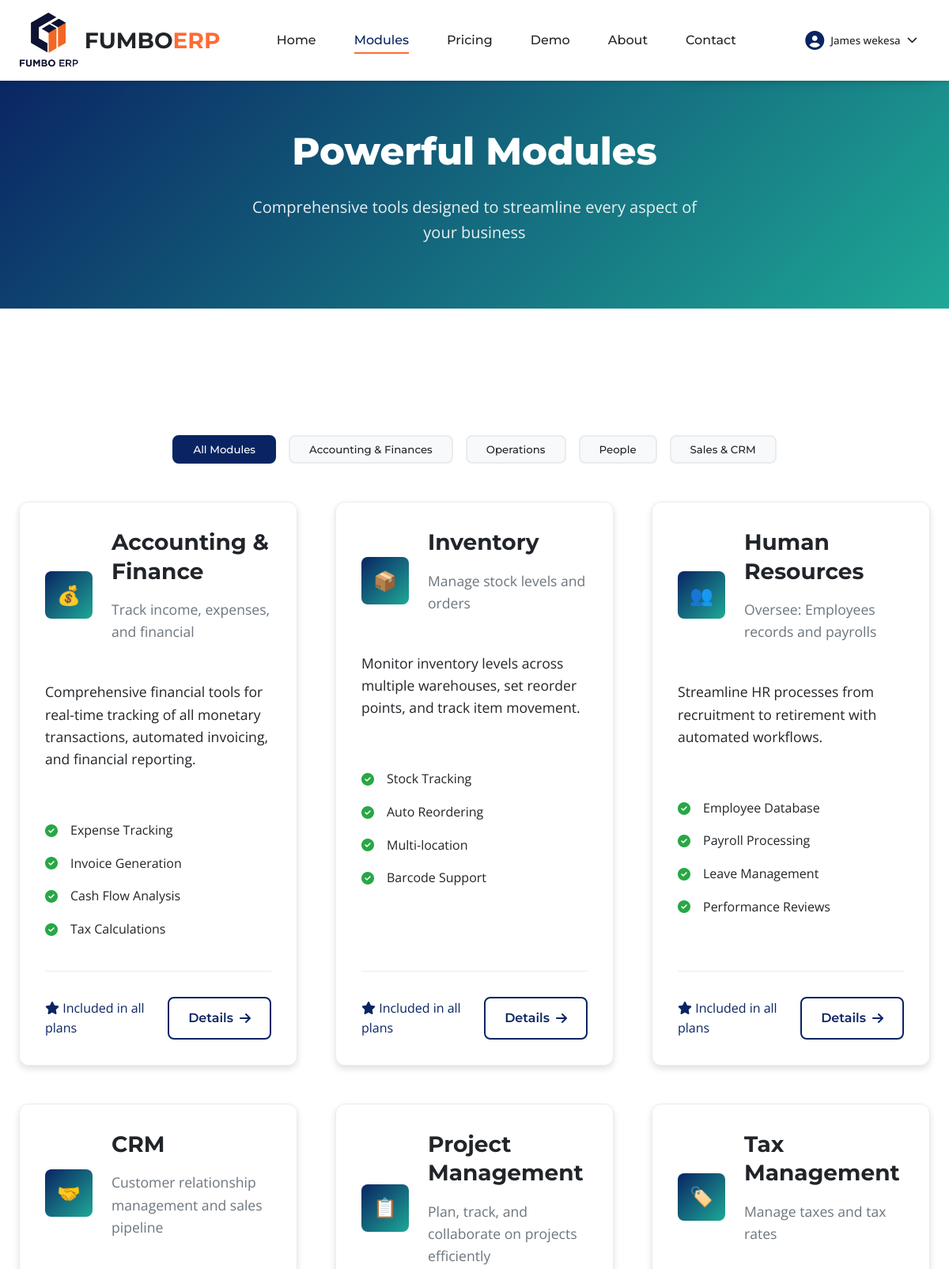
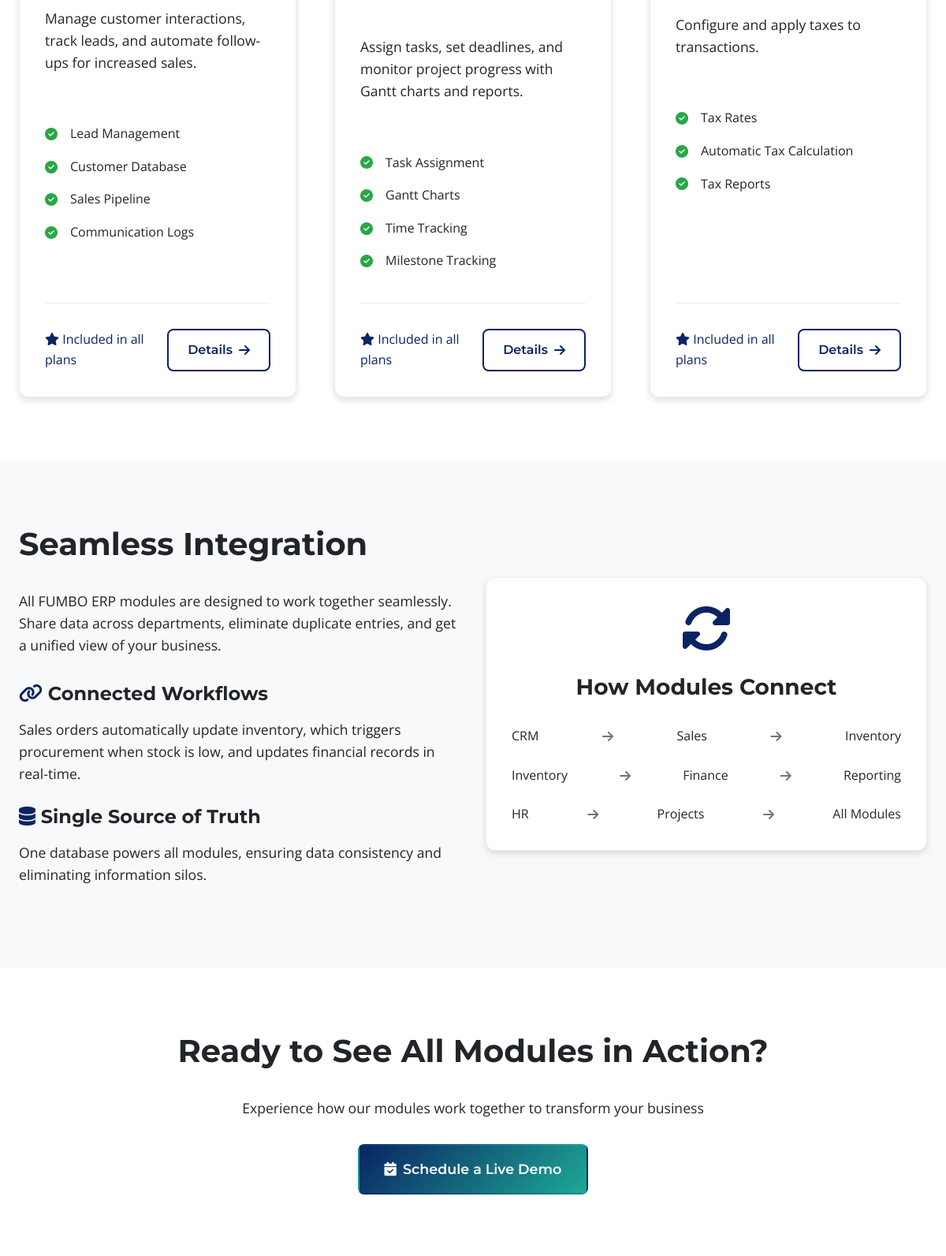
Page /modules.php (signed in, upper part) on the committed database (2 pictures, top to bottom).
### tables this page shows
CREATE TABLE `modules` (
  `id` int(11) NOT NULL,
  `name` varchar(100) NOT NULL,
  `slug` varchar(100) NOT NULL,
  `icon` varchar(50) DEFAULT NULL,
  `short_desc` varchar(200) DEFAULT NULL,
  `full_desc` text DEFAULT NULL,
  `features` longtext DEFAULT NULL CHECK (json_valid(`features`)),
  `display_order` int(11) DEFAULT 0,
  `is_active` tinyint(1) DEFAULT 1,
  `created_at` datetime DEFAULT current_timestamp()
);

### includes/functions.php (called while the page is built, shortened)
<?php
function getModules($limit = null) {
    global $db;
    $sql = "SELECT * FROM modules WHERE is_active = TRUE ORDER BY display_order ASC";
    $stmt = $db->prepare($sql);
    $stmt->execute();
    return $stmt->fetchAll();
}
?>

### modules.php (the view)
<?php require_once __DIR__ . '/layouts/header.php'; ?>
<section class="page-header">
    <div class="container">
        <h1>Powerful Modules</h1>
        <p>Comprehensive tools designed to streamline every aspect of your business</p>
    </div>
</section>
<section class="section">
    <div class="container">
        <div class="text-center mb-5">
            <div class="modules-filter">
                <button class="filter-btn active" data-filter="all">All Modules</button>
                <button class="filter-btn" data-filter="financial">Accounting & Finances</button>
                <button class="filter-btn" data-filter="operations">Operations</button>
                <button class="filter-btn" data-filter="people">People</button>
                <button class="filter-btn" data-filter="sales">Sales & CRM</button>
            </div>
        </div>
        <div class="modules-grid">
            <?php
            $modules = getModules();
            foreach ($modules as $module):
                $category = 'operations';
                $moduleName = strtolower($module['name']);
                if (strpos($moduleName, 'financial') !== false || strpos($moduleName, 'finance') !== false || strpos($moduleName, 'accounting') !== false) {
                    $category = 'financial';
                } elseif (strpos($moduleName, 'hr') !== false || strpos($moduleName, 'human') !== false) {
                    $category = 'people';
                } elseif (strpos($moduleName, 'crm') !== false || strpos($moduleName, 'customer') !== false) {
                    $category = 'sales';
                }
            ?>
            <div class="module-card card fade-in-up" data-category="<?php echo $category; ?>">
                <div class="module-header">
                    <div class="module-icon">
                        <span><?php echo htmlspecialchars($module['icon']); ?></span>
                    </div>
                    <div>
                        <h3><?php echo htmlspecialchars($module['name']); ?></h3>
                        <p class="text-muted"><?php echo htmlspecialchars($module['short_desc']); ?></p>
                    </div>
                </div>
                <p><?php echo htmlspecialchars($module['full_desc']); ?></p>
                <?php
                $features = json_decode($module['features'] ?? '[]', true);
                if ($features):
                ?>
                <ul class="module-features">
                    <?php foreach ($features as $feature): ?>
                    <li><i class="fas fa-check-circle text-success"></i> <?php echo htmlspecialchars($feature); ?></li>
                    <?php endforeach; ?>
                </ul>
                <?php endif; ?>
                <div class="module-footer">
                    <div class="d-flex justify-between align-center">
                        <span class="text-primary"><i class="fas fa-star"></i> Included in all plans</span>
                        <a href="#module-<?php echo $module['id']; ?>" class="btn btn-outline btn-sm">
                            Details <i class="fas fa-arrow-right"></i>
                        </a>
                    </div>
                </div>
            </div>
            <?php endforeach; ?>
        </div>
    </div>
</section>
<section class="section section-light">
    <div class="container">
        <div class="grid grid-2 align-center gap-5">
            <div class="fade-in-up">
                <h2>Seamless Integration</h2>
                <p>All FUMBO ERP modules are designed to work together seamlessly. Share data across departments,
                    eliminate duplicate entries, and get a unified view of your business.</p>
                <div class="mt-4">
                    <h4><i class="fas fa-link text-primary"></i> Connected Workflows</h4>
                    <p>Sales orders automatically update inventory, which triggers procurement when stock is low, and
                        updates financial records in real-time.</p>
                    <h4 class="mt-3"><i class="fas fa-database text-primary"></i> Single Source of Truth</h4>
                    <p>One database powers all modules, ensuring data consistency and eliminating information silos.</p>
                </div>
            </div>
            <div class="fade-in-up">
                <div class="card">
                    <div class="text-center">
                        <i class="fas fa-sync-alt text-primary" style="font-size: 4rem;"></i>
                        <h3 class="mt-3">How Modules Connect</h3>
                        <div class="mt-4">
                            <div class="d-flex align-center justify-between mb-3">
                                <span>CRM</span>
                                <i class="fas fa-arrow-right text-muted"></i>
                                <span>Sales</span>
                                <i class="fas fa-arrow-right text-muted"></i>
                                <span>Inventory</span>
                            </div>
                            <div class="d-flex align-center justify-between mb-3">
                                <span>Inventory</span>
                                <i class="fas fa-arrow-right text-muted"></i>
                                <span>Finance</span>
                                <i class="fas fa-arrow-right text-muted"></i>
                                <span>Reporting</span>
                            </div>
                            <div class="d-flex align-center justify-between">
                                <span>HR</span>
                                <i class="fas fa-arrow-right text-muted"></i>
                                <span>Projects</span>
                                <i class="fas fa-arrow-right text-muted"></i>
                                <span>All Modules</span>
                            </div>
                        </div>
                    </div>
                </div>
            </div>
        </div>
    </div>
</section>
<section class="section">
    <div class="container">
        <div class="text-center">
            <h2>Ready to See All Modules in Action?</h2>
            <p class="mb-4">Experience how our modules work together to transform your business</p>
            <a href="demo.php" class="btn btn-primary btn-lg">
                <i class="fas fa-calendar-check"></i> Schedule a Live Demo
            </a>
        </div>
    </div>
</section>
<?php require_once __DIR__ . '/layouts/footer.php'; ?>

### assets/css/main.css (style rules this page uses)
:root { --primary-color: #0A2463; --secondary-color: #FF6B35; --accent-color: #1EA896; --dark-color: #212529; --light-color: #F8F9FA; --gray-color: #6C757D; --light-gray: #E9ECEF; --success-color: #28A745; --danger-color: #DC3545; --warning-color: #FFC107; --info-color: #17A2B8; --font-heading: 'Montserrat', sans-serif; --font-body: 'Open Sans', sans-serif; --spacing-xs: 0.5rem; --spacing-sm: 1rem; --spacing-md: 1.5rem; --spacing-lg: 2rem; --spacing-xl: 3rem; --spacing-xxl: 5rem; --radius-sm: 4px; --radius-md: 8px; --radius-lg: 12px; --radius-xl: 20px; --radius-round: 50%; --shadow-sm: 0 2px 4px rgba(0,0,0,0.1); --shadow-md: 0 4px 8px rgba(0,0,0,0.12); --shadow-lg: 0 8px 16px rgba(0,0,0,0.15); --shadow-xl: 0 12px 24px rgba(0,0,0,0.18); --transition-fast: 0.2s ease; --transition-normal: 0.3s ease; --transition-slow: 0.5s ease; }
* { margin: 0; padding: 0; box-sizing: border-box; }
html { scroll-behavior: smooth; }
body { font-family: var(--font-body); color: var(--dark-color); background-color: #ffffff; line-height: 1.6; overflow-x: hidden; }
.container { width: 100%; max-width: 1200px; margin: 0 auto; padding: 0 var(--spacing-md); }
h1, h2, h3, h4, h5, h6 { font-family: var(--font-heading); font-weight: 700; line-height: 1.3; margin-bottom: var(--spacing-sm); }
h1 { font-size: 3.5rem; font-weight: 800; }
h2 { font-size: 2.5rem; margin-bottom: var(--spacing-lg); }
h3 { font-size: 1.75rem; }
h4 { font-size: 1.5rem; }
p { margin-bottom: var(--spacing-md); font-size: 1.1rem; }
.btn { display: inline-flex; align-items: center; justify-content: center; gap: var(--spacing-xs); padding: 0.75rem 1.5rem; font-family: var(--font-heading); font-weight: 600; font-size: 1rem; text-decoration: none; border-radius: var(--radius-md); border: 2px solid transparent; cursor: pointer; transition: var(--transition-normal); text-align: center; white-space: nowrap; user-select: none; }
.btn-primary { background: linear-gradient(135deg, var(--primary-color), var(--accent-color)); color: white; }
.btn-outline { background-color: transparent; border-color: var(--primary-color); color: var(--primary-color); }
.btn-lg { padding: 1rem 2rem; font-size: 1.1rem; }
.section { padding: var(--spacing-xxl) 0; }
.section-light { background-color: var(--light-color); }
.card { background-color: white; border-radius: var(--radius-lg); padding: var(--spacing-lg); box-shadow: var(--shadow-md); transition: var(--transition-normal); height: 100%; border: 1px solid var(--light-gray); }
.grid { display: grid; gap: var(--spacing-lg); }
.grid-2 { grid-template-columns: repeat(2, 1fr); }
.fade-in-up { animation: fadeInUp 0.6s ease forwards; }
.text-center { text-align: center; }
.mt-3 { margin-top: var(--spacing-md); }
.mt-4 { margin-top: var(--spacing-lg); }
.mb-3 { margin-bottom: var(--spacing-md); }
.mb-4 { margin-bottom: var(--spacing-lg); }
.mb-5 { margin-bottom: var(--spacing-xl); }
.d-flex { display: flex; }
.justify-between { justify-content: space-between; }
.align-center { align-items: center; }
.text-primary { color: var(--primary-color); }
.text-muted { color: var(--gray-color); }

### rows in the picture
modules: icon "💰", name "Accounting & Finance", short_desc "Track income, expenses, and financial", full_desc "Comprehensive financial tools for real-time tracking of all monetary transactions, automated invoicing, and financial reporting.", features "Expense Tracking", features "Invoice Generation", features "Cash Flow Analysis", features "Tax Calculations"
modules: icon "📦", name "Inventory", short_desc "Manage stock levels and orders", full_desc "Monitor inventory levels across multiple warehouses, set reorder points, and track item movement.", features "Stock Tracking", features "Auto Reordering", features "Multi-location", features "Barcode Support"
modules: icon "👥", name "Human Resources", short_desc "Oversee: Employees records and payrolls", full_desc "Streamline HR processes from recruitment to retirement with automated workflows.", features "Employee Database", features "Payroll Processing", features "Leave Management", features "Performance Reviews"
modules: icon "🤝", name "CRM", short_desc "Customer relationship management and sales pipeline", full_desc "Manage customer interactions, track leads, and automate follow-ups for increased sales.", features "Lead Management", features "Customer Database", features "Sales Pipeline", features "Communication Logs"
modules: icon "📋", name "Project Management", short_desc "Plan, track, and collaborate on projects efficiently", full_desc "Assign tasks, set deadlines, and monitor project progress with Gantt charts and reports.", features "Task Assignment", features "Gantt Charts", features "Time Tracking", features "Milestone Tracking"
modules: icon "🏷️", name "Tax Management", short_desc "Manage taxes and tax rates", full_desc "Configure and apply taxes to transactions.", features "Tax Rates", features "Automatic Tax Calculation", features "Tax Reports"

### other values in the picture
$user['full_name'] "James wekesa"
